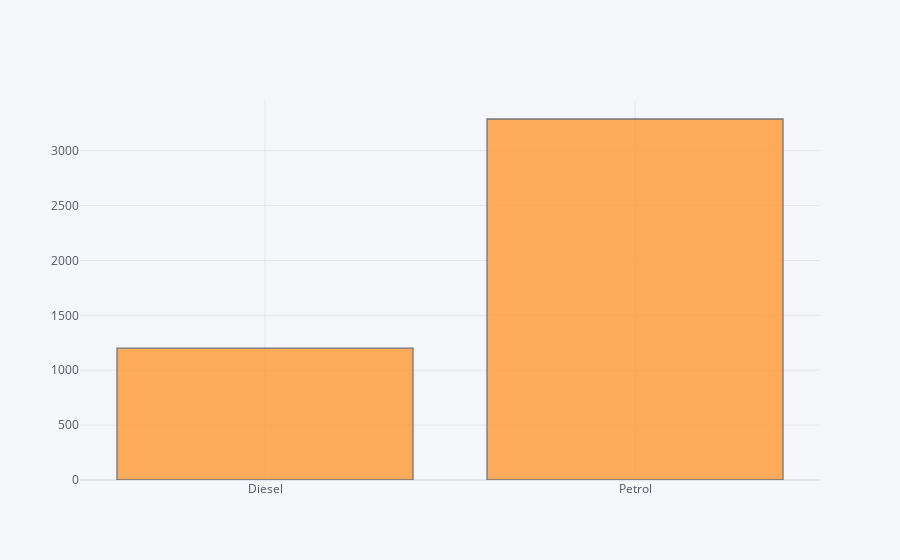

Notebook cell for this chart:
### Code cell
df['gasoliene_type'].iplot(kind='hist')

### Figure 1 — Plotly figure (JSON) as saved in the notebook; plotly's stock layout.template omitted (floating-point values rounded to 4 significant figures; data arrays with more than 128 entries replaced by an {"elided": "..."} marker saying what was removed)
{"data": [{"histfunc": "count", "histnorm": "", "marker": {"color": "rgba(255, 153, 51, 1.0)", "line": {"color": "#4D5663", "width": 1.3}}, "name": "gasoliene_type", "opacity": 0.8, "orientation": "v", "type": "histogram", "x": {"elided": "4490 str values"}}], "layout": {"barmode": "overlay", "legend": {"bgcolor": "#F5F6F9", "font": {"color": "#4D5663"}}, "paper_bgcolor": "#F5F6F9", "plot_bgcolor": "#F5F6F9", "title": {"font": {"color": "#4D5663"}}, "xaxis": {"gridcolor": "#E1E5ED", "showgrid": true, "tickfont": {"color": "#4D5663"}, "title": {"font": {"color": "#4D5663"}, "text": ""}, "zerolinecolor": "#E1E5ED"}, "yaxis": {"gridcolor": "#E1E5ED", "showgrid": true, "tickfont": {"color": "#4D5663"}, "title": {"font": {"color": "#4D5663"}, "text": ""}, "zerolinecolor": "#E1E5ED"}}}
